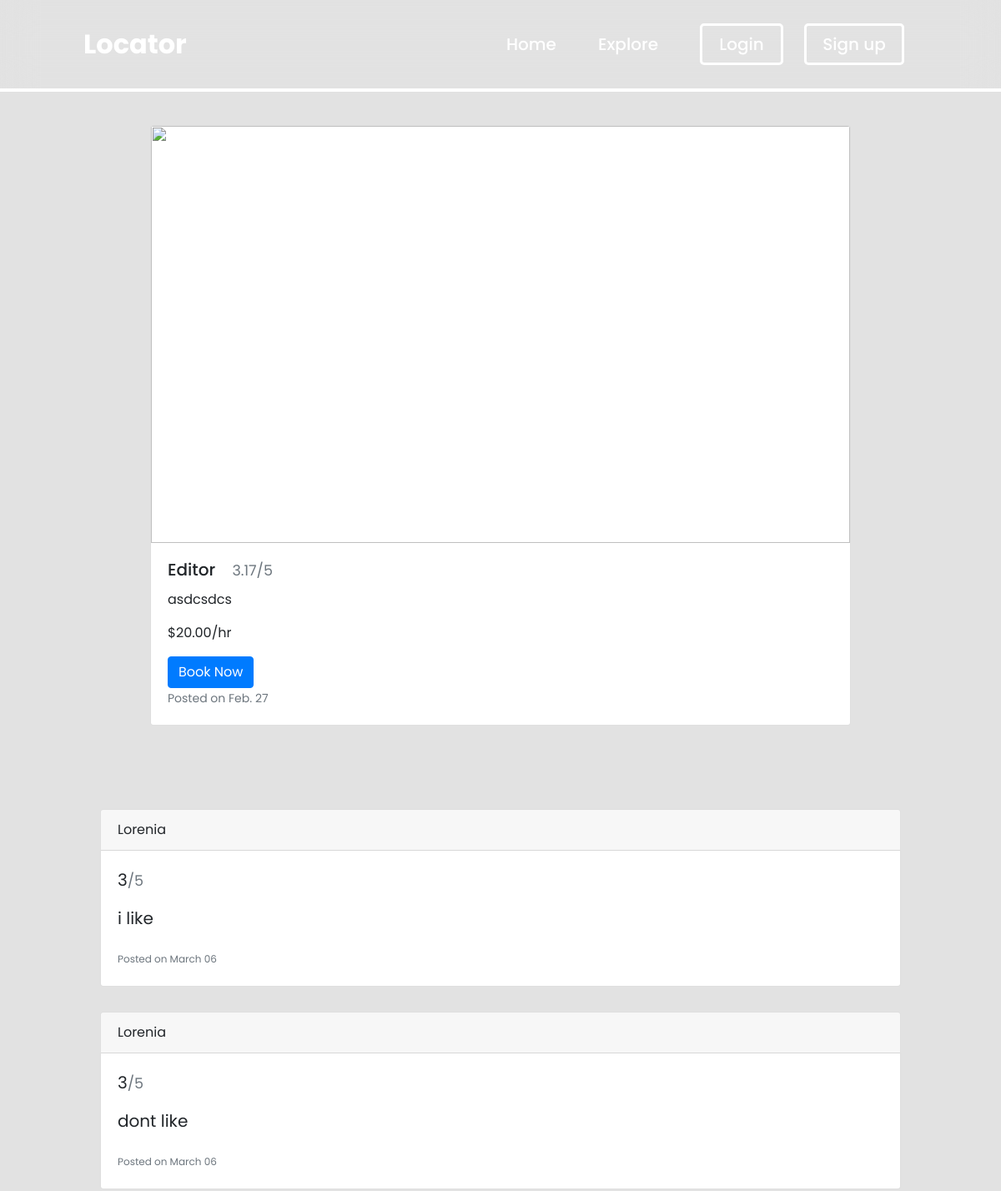
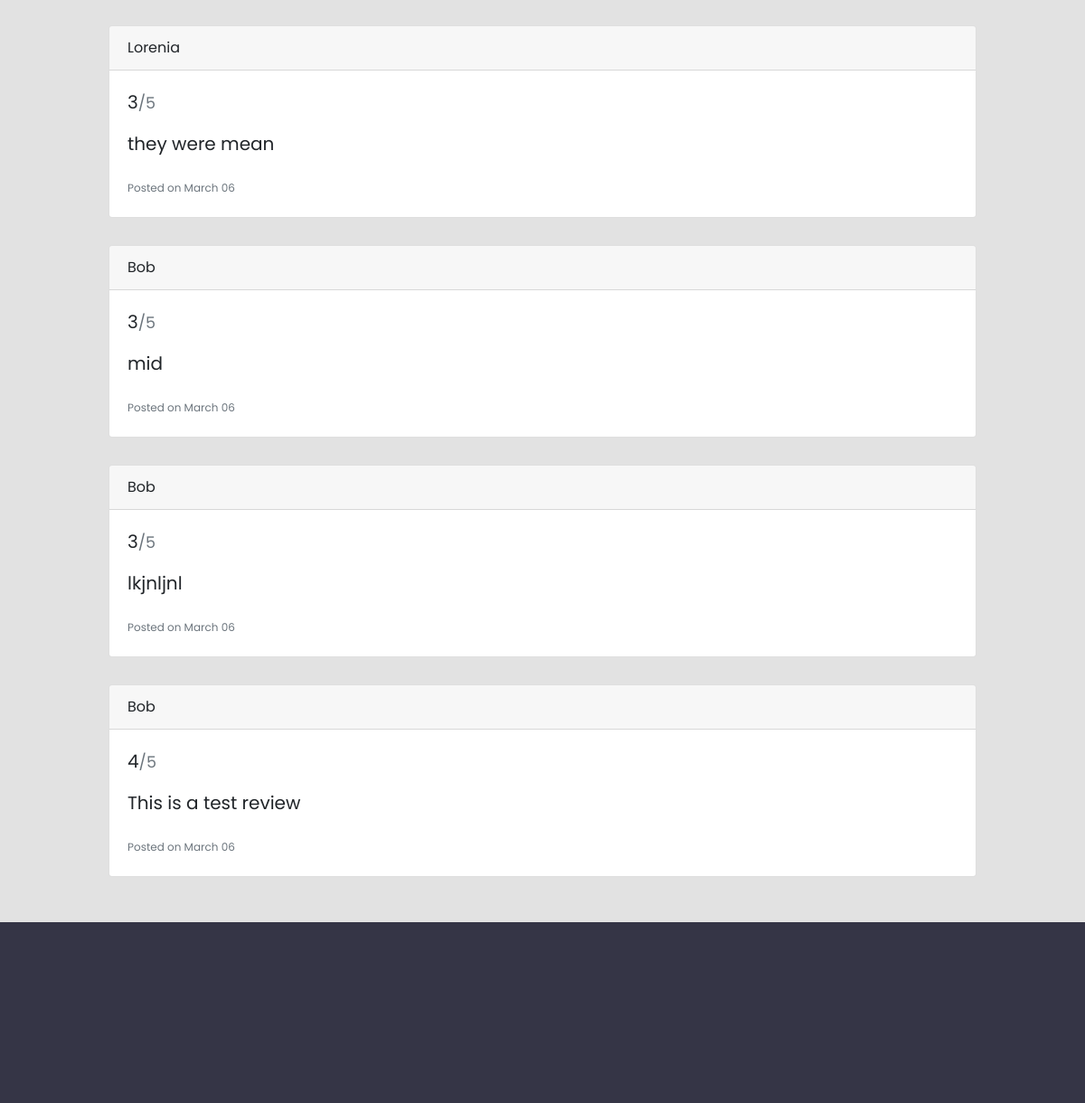
The app's page /serviceview/WSYXAT/, older data (2 pictures, top to bottom).
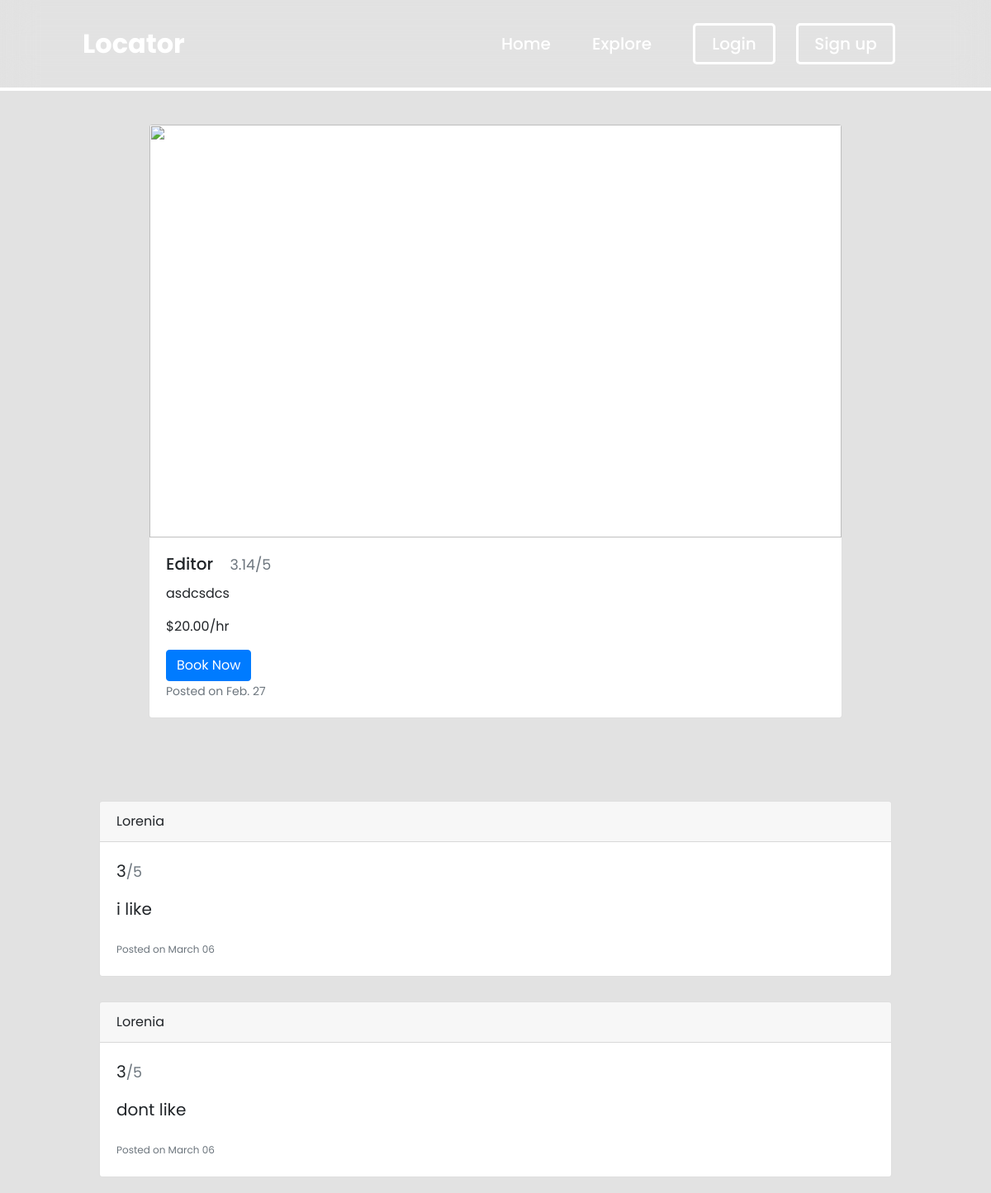
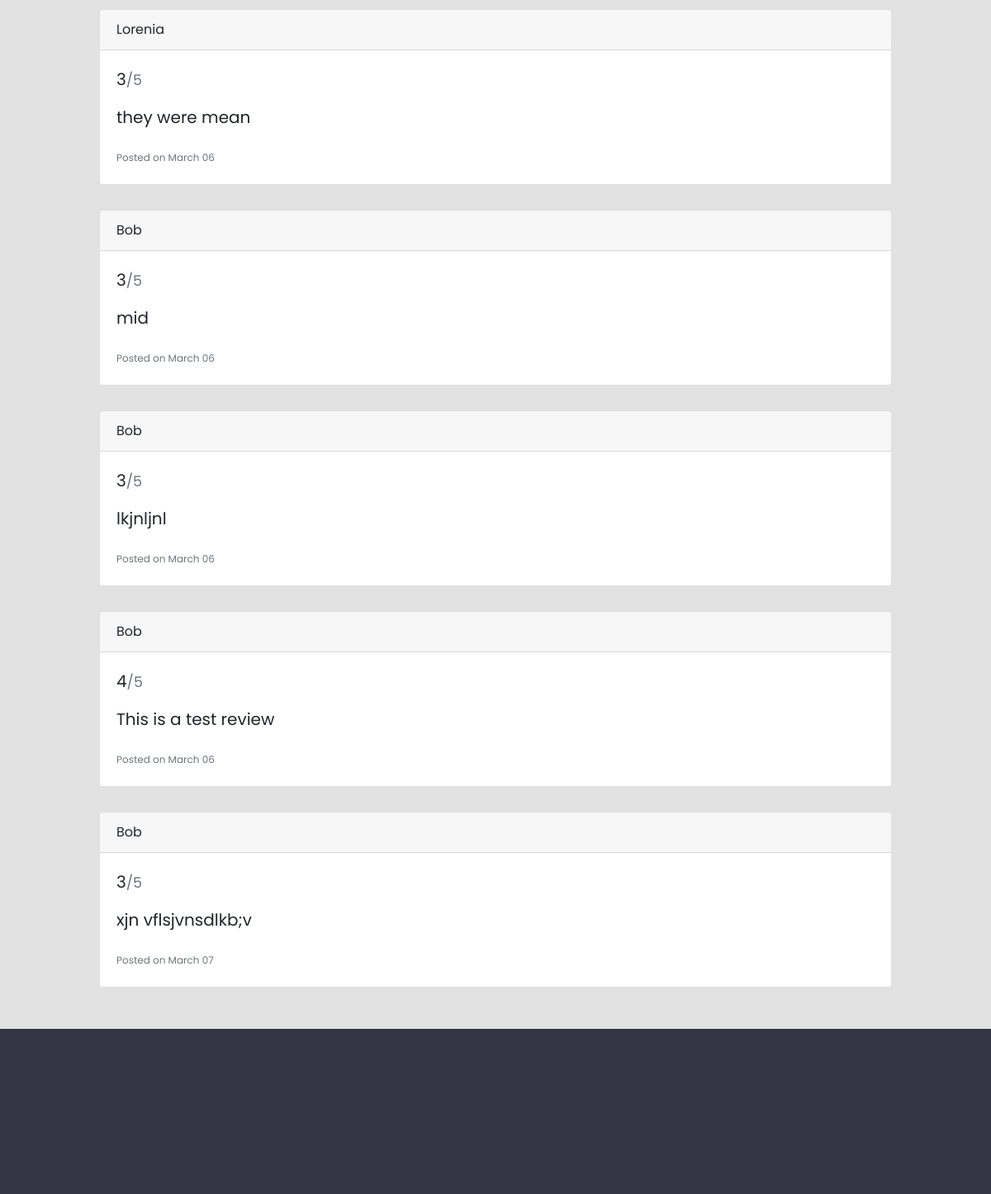
The same page, newer data (2 pictures, top to bottom).
### reviews/models.py (models this page shows)
class Review(models.Model):
  ReviewID = models.CharField(max_length=8, default=generate_unique_code, unique=True)
  service = models.ForeignKey(Service, on_delete=models.CASCADE)
  client = models.ForeignKey(User, on_delete=models.CASCADE)
  rating = models.PositiveIntegerField()
  comment = models.TextField()
  created_at = models.DateTimeField(auto_now_add=True)

### posting_service/views.py (the view)
# urls.py: path('serviceview/<str:service_id>/', ServicePageView, name="service_page"),
def ServicePageView(request, service_id):
  service = Service.objects.get(ServiceID=service_id)
  reviews = Review.objects.filter(service=service)
  photos = Photo.objects.filter(service=service)
  average_rating = reviews.aggregate(Avg('rating'))['rating__avg'] or 0
  average_rating_rounded = round(average_rating, 2)
  if request.method == "POST":
    form = ReviewForm(request.POST)
    if form.is_valid():
      review = form.save(commit=False)
      review.client = request.user
      review.service = service
      review.rating = form.cleaned_data['rating']
      review.comment = form.cleaned_data['comment']
      review.save()
      return redirect('/serviceview/' + service_id)
  else:
    form = ReviewForm()
  return render(request, 'service_page.html', {'form' : form, 'service' : service, 'reviews' : reviews, 'photos':photos,'average_rating': average_rating_rounded})

### reviews/models.py (called while the page is built)
def generate_unique_code():
    length = 6
    while True:
        ReviewID = ''.join(random.choices(string.ascii_uppercase, k=length))
        if Review.objects.filter(ReviewID=ReviewID).count() == 0:
            break
    return ReviewID

### posting_service/templates/service_page.html (shortened to what this page needs)
{% extends "base.html" %}
{% load static %}
{% block content %}
  <div class="card" style="width: 70%; margin-left: 50%; transform: translate(-50%);">
    {% if photos %}
      <div id="carouselExampleControls" class="carousel slide" data-ride="carousel">
        <div class="carousel-inner">
          {% for photo in photos %}
            <div class="carousel-item {% if forloop.first %}active{% endif %}">
              <img src="{{ photo.service_img.url }}" class="d-block w-100" style="height:500px; object-fit: cover;">
            </div>
          {% endfor %}
        </div>
        <button class="carousel-control-prev" type="button" data-target="#carouselExampleControls" data-slide="prev">
          <span class="carousel-control-prev-icon" aria-hidden="true"></span>
          <span class="sr-only">Previous</span>
        </button>
        <button class="carousel-control-next" type="button" data-target="#carouselExampleControls" data-slide="next">
          <span class="carousel-control-next-icon" aria-hidden="true"></span>
          <span class="sr-only">Next</span>
        </button>
      </div>
    {% else %}
      <img src="{% static "img/IMG2.jpg" %}" class="card-img-top" style="height:500px; object-fit: cover;">
    {% endif %}
    <div class="card-body">
      <h5 class="card-title"> {{ service.serviceName }}
        {% if average_rating != 0 %}
          <small class="text-muted" style="margin-left:15px;">{{ average_rating }}/5</small>
        {% endif %}</h5>
      <p class="card-text">{{ service.description }}</p>
      <p class="card-text">${{ service.price }}/hr</p>
      <a href="{% url 'appointments:book' service.ServiceID %}" class="btn btn-primary">Book Now</a>
      <p class="card-text"><small class="text-muted">Posted on {{service.created_at|date:"N d"}}</small></p>
    </div>
  </div>
  {% for review in reviews %}
    <div class="card" style="width: 80%; margin-left: 50%; transform: translate(-50%);">
      <div class="card-header">
        {{ review.client.first_name }}
      </div>
      <div class="card-body">
        <blockquote class="blockquote mb-0">
          <p> {{ review.rating }}<small class="text-muted">/5</small></p>
          <p> {{ review.comment }}</p>
          <small class="text-muted" style="font-size: 12px;">Posted on {{review.created_at|date:"N d"}}</small>
        </blockquote>
      </div>
    </div>
  {% endfor %}
{% endblock content %}

Row changes from the older to the newer data that the page shows:
added Review: client.first_name "Bob", rating "3", comment "xjn vflsjvnsdlkb;v", created_at "March 07"
Text that changed along with them:
{{ average_rating }}: "3.17" → "3.14"
